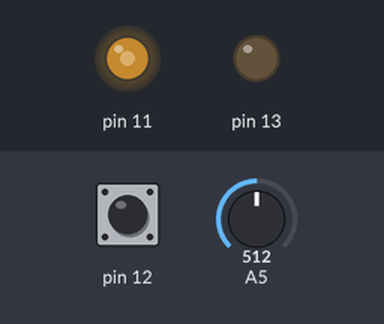
The program below on a simulated Arduino Uno, built with avr-gcc and run on an emulated ATmega328P. Parts: output pins drawn as LEDs (lit = HIGH). Inputs (shaded band) come from the test bench; at power-on: A5 = 512, pin 12 HIGH.

Above: at 1.2 s.
1.3 s: A5 set to 716
At 2.5 s:
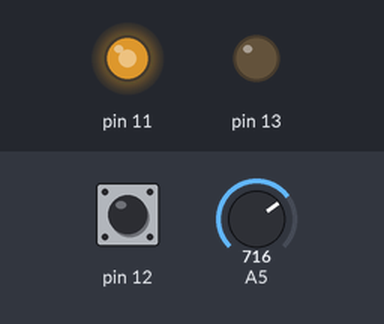
2.8 s: pin 12 pulled LOW for 0.15 s
At 2.87 s:
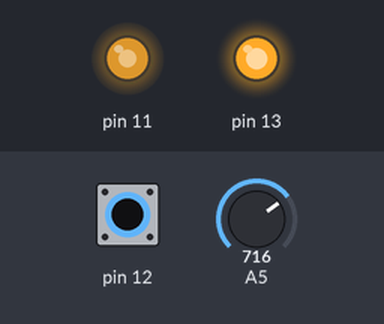
4.4 s: A5 set to 900
At 5.0 s:
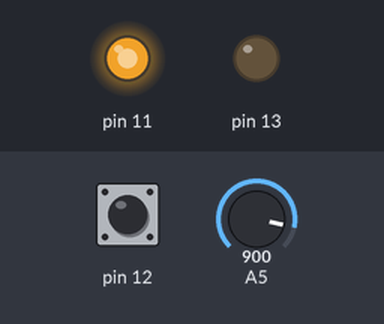
5.9 s: pin 12 pulled LOW for 1 s
At 6.2 s:
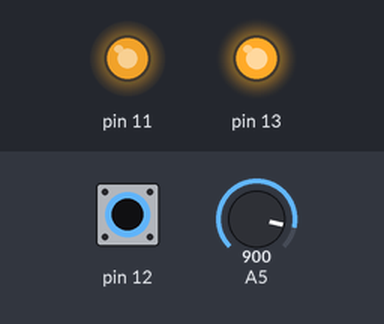
8.4 s: A5 set to 122
At 9.3 s:
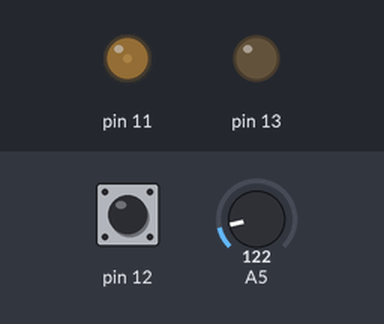
9.9 s: pin 12 pulled LOW for 0.15 s
At 9.97 s:
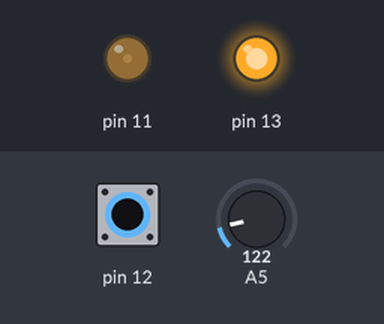
Timing chart, 0 to 12.5 s (numbered marks = the images above; inputs shaded):
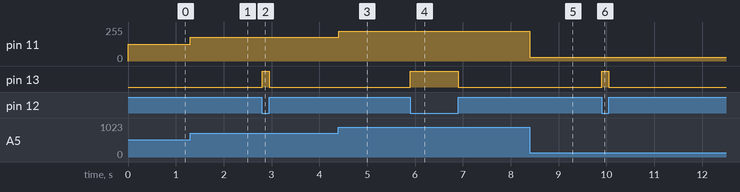

The program:

main.cpp
```cpp
#include <Arduino.h>

#include <Pin.h>

ArduinoBoard board = ArduinoBoard();
DigitalOutputPin bright_led = DigitalOutputPin(&board, 13);
DigitalInputPin button = DigitalInputPin(&board, 12, true);
AnalogOutputPin dim_led = AnalogOutputPin(&board, 11);
AnalogInputPin potentiometer = AnalogInputPin(&board, A5);

void setup()
{
  bright_led.initialize();
  button.initialize();
  dim_led.initialize();
  potentiometer.initialize();
}

void loop()
{
  const bool is_pressed = !button.get_value();
  const float volts = potentiometer.get_value() * 5;
  bright_led.set_value(is_pressed);
  dim_led.set_value(volts / 5.0);
  delay(1);
}
```

Measured:
- after the input at 1.3 s, pin 11: 127/255 → 178/255 at once
- after the input at 2.8 s, pin 13: LOW → HIGH at once, → LOW 0.15 s later
- after the input at 4.4 s, pin 11: 178/255 → 224/255 at once
- after the input at 5.9 s, pin 13: LOW → HIGH at once, → LOW 1.0 s later
- after the input at 8.4 s, pin 11: 224/255 → 30/255 at once
- after the input at 9.9 s, pin 13: LOW → HIGH at once, → LOW 0.15 s later
